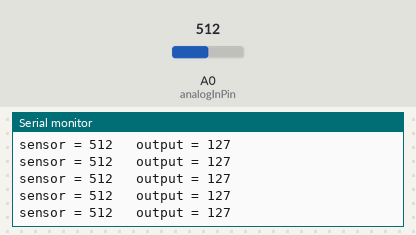
Simulated run of this sketch. Board: Arduino Uno, built with avr-gcc and run on an emulated ATmega328P. On the bench: the last lines printed to the serial monitor. The test bench sets the inputs (shaded band); at power-on: A0 (analogInPin) = 512.

Above: at 1.2 s.
1.3 s: A0 (analogInPin) set to 716
At 1.56 s:
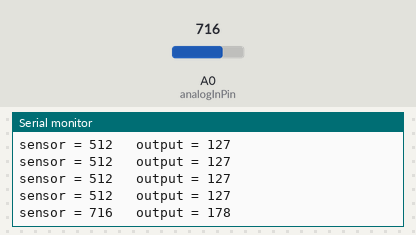
2.8 s: A0 (analogInPin) set to 900
At 2.96 s:
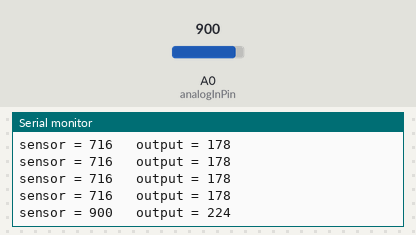
Timing chart, 0 to 5.8 s (numbered marks = the images above; inputs shaded):
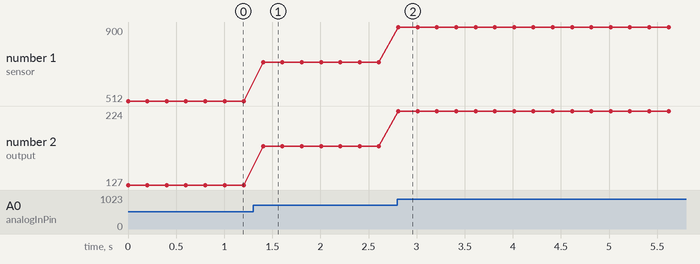

The sketch:

potentiometer.ino
```cpp
// These constants won't change. They're used to give names to the pins used:
const int analogInPin = A0;  // Analog input pin that the potentiometer is attached to

int sensorValue = 0;  // value read from the pot
int outputValue = 0;  // value output to the PWM (analog out)

void setup() {
  // initialize serial communications at 9600 bps:
  Serial.begin(9600);
}

void loop() {
  // put your main code here, to run repeatedly:
sensorValue = analogRead(analogInPin);
outputValue = map(sensorValue, 0, 1023, 0, 255);

Serial.print("sensor = ");
Serial.print(sensorValue);
Serial.print("\t output = ");
Serial.println(outputValue);

delay(200);
}
```

Measured:
- after the input at 1.3 s, the serial monitor: prints a new line after 0.11 s (image 1)
- after the input at 2.8 s, the serial monitor: prints a new line at once (image 2)
- plotted number 1: 512 → 716 after the input at 1.3 s, 716 → 900 after the input at 2.8 s
- plotted number 2: 127 → 178 after the input at 1.3 s, 178 → 224 after the input at 2.8 s
